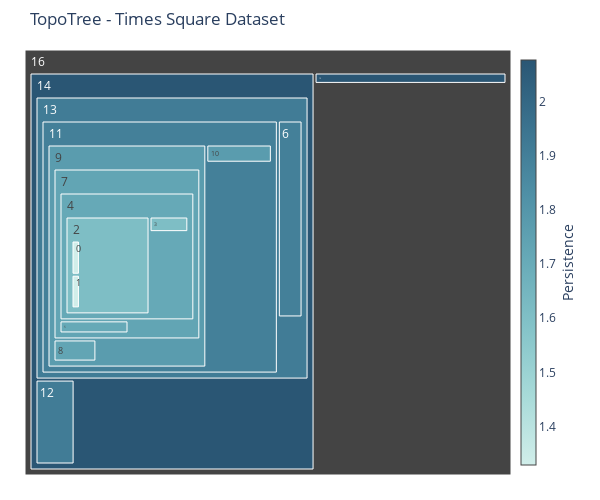

Here is the notebook cell this chart was saved with:
### Code cell
fig = plot_hierarchical_treemap(df_comp_times, color='died_at')
fig.update_layout(title='TopoTree - Times Square Dataset',
                  height=500,
                    width=600,)
fig.write_image("TreeMap-TimesSquare.png", scale=3)
fig.show()

### Figure 1 — Plotly figure (JSON) as saved in the notebook; plotly's stock layout.template omitted (floating-point values rounded to 4 significant figures)
{"data": [{"branchvalues": "total", "hovertemplate": "<b>Component #%{label} </b> <br> Points: %{value}<br> Persistence: %{color:.2f}<br> Parent: #%{parent}", "labels": [0, 1, 2, 3, 4, 5, 6, 7, 8, 9, 10, 11, 12, 13, 14, 15, 16], "marker": {"colorbar": {"thickness": 15, "title": {"side": "right", "text": "Persistence"}, "x": 1}, "colors": [1.329, 1.329, 1.609, 1.609, 1.713, 1.713, 1.895, 1.731, 1.731, 1.772, 1.772, 1.895, 1.911, 1.911, 2.076, 2.076, null], "colorscale": [[0, "rgb(209, 238, 234)"], [0.1667, "rgb(168, 219, 217)"], [0.3333, "rgb(133, 196, 201)"], [0.5, "rgb(104, 171, 184)"], [0.6667, "rgb(79, 144, 166)"], [0.8333, "rgb(59, 115, 143)"], [1, "rgb(42, 86, 116)"]], "showscale": true}, "parents": [2, 2, 4, 4, 7, 7, 13, 9, 9, 11, 11, 13, 14, 14, 16, 16, null], "tiling": {"packing": "squarify"}, "type": "treemap", "values": [168, 165, 2837, 209, 4146, 217, 593, 4570, 173, 5162, 174, 7292, 346, 8054, 10470, 202, 17520]}], "layout": {"height": 500, "margin": {"b": 25, "l": 25, "r": 25, "t": 50}, "title": {"text": "TopoTree - Times Square Dataset"}, "width": 600}}
